Frame 1 (no input): blank canvas, image omitted
Frame 60 (no input): blank canvas, image omitted
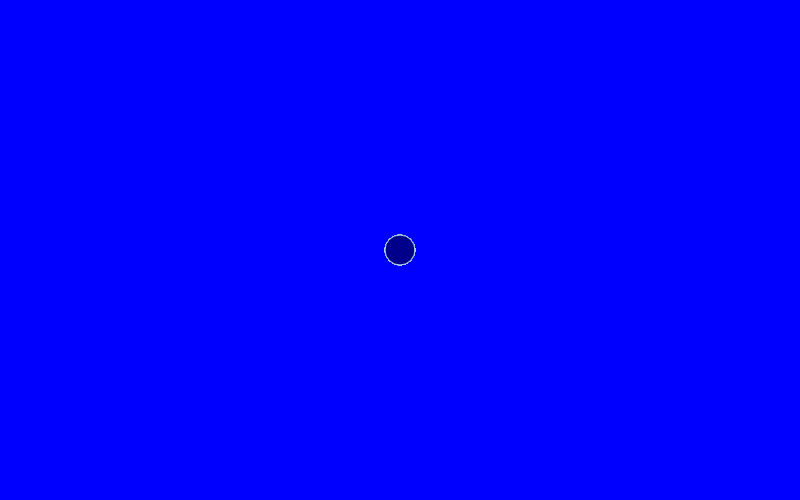
Frame 120 (the mouse pressed at the canvas centre since frame 60)

The p5.js sketch whose frames 1 and 60 were blank and that drew this single picture after the mouse press (run headless with seeded random() and noise() and a simulated clock; from frame 60 on, the mouse is pressed at the canvas centre):

// p5.js sketch
// ── sketch.js
function setup() {
  createCanvas(800, 500);
  background("blue");
}

function draw() {
  fill("darkblue");
  stroke("lightblue");
  if(mouseIsPressed)
    circle(mouseX, mouseY, 30, 50);
}
